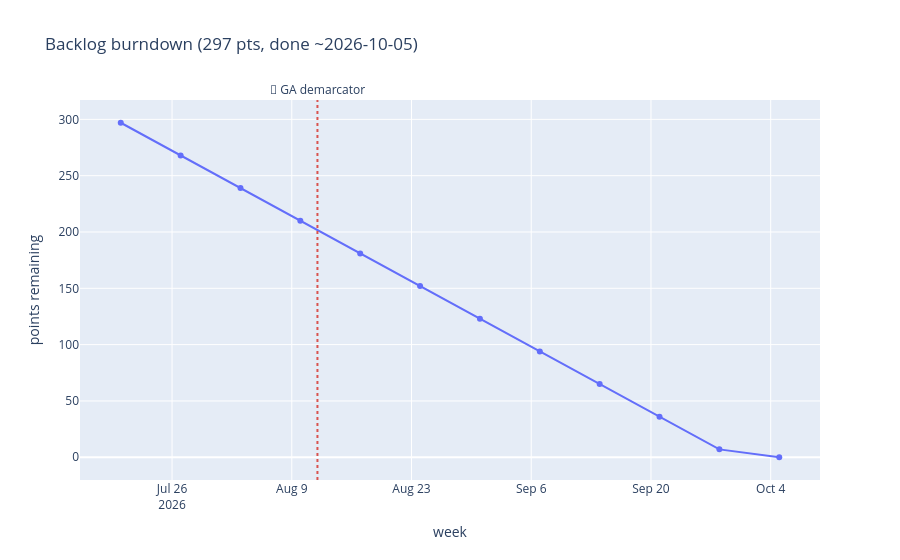

The notebook cell saved with this chart:
### Markdown cell above
## Backlog burndown
Remaining backlog points projected forward at the current velocity, down to
zero. (Weekly *completed* points are shown in the chart above.) Dotted vertical
lines mark projected **release dates** — see the table below.

### Code cell
proj = burndown.project_burndown(items, v)
total = burndown.backlog_total(items)
markers = burndown.release_marker_dates(burndown.backlog_items(items), v)

fig = go.Figure(go.Scatter(
    x=[wk.isoformat() for wk, _ in proj],
    y=[rem for _, rem in proj],
    mode="lines+markers",
    name="projected remaining",
))
for wk, it in markers:
    fig.add_vline(
        x=wk.isoformat(), line_dash="dot", line_color="#d9534f",
        annotation_text="🚀 " + points.marker_label(it.title),
        annotation_position="top",
    )
fig.update_xaxes(type="date")
finish = proj[-1][0] if len(proj) > 1 else None
title = f"Backlog burndown ({total} pts" + (f", done ~{finish})" if finish else ")")
fig.update_layout(title=title, xaxis_title="week", yaxis_title="points remaining")
fig.show()

### Figure 1 — Plotly figure (JSON) as saved in the notebook; plotly's stock layout.template omitted (floating-point values rounded to 4 significant figures)
{"data": [{"mode": "lines+markers", "name": "projected remaining", "type": "scatter", "x": ["2026-07-20", "2026-07-27", "2026-08-03", "2026-08-10", "2026-08-17", "2026-08-24", "2026-08-31", "2026-09-07", "2026-09-14", "2026-09-21", "2026-09-28", "2026-10-05"], "y": [297, 268, 239, 210, 181, 152, 123, 94, 65, 36, 7, 0]}], "layout": {"annotations": [{"showarrow": false, "text": "🚀 GA demarcator", "x": "2026-08-12", "xanchor": "center", "xref": "x", "y": 1, "yanchor": "bottom", "yref": "y domain"}], "shapes": [{"line": {"color": "#d9534f", "dash": "dot"}, "type": "line", "x0": "2026-08-12", "x1": "2026-08-12", "xref": "x", "y0": 0, "y1": 1, "yref": "y domain"}], "title": {"text": "Backlog burndown (297 pts, done ~2026-10-05)"}, "xaxis": {"title": {"text": "week"}, "type": "date"}, "yaxis": {"title": {"text": "points remaining"}}}}
